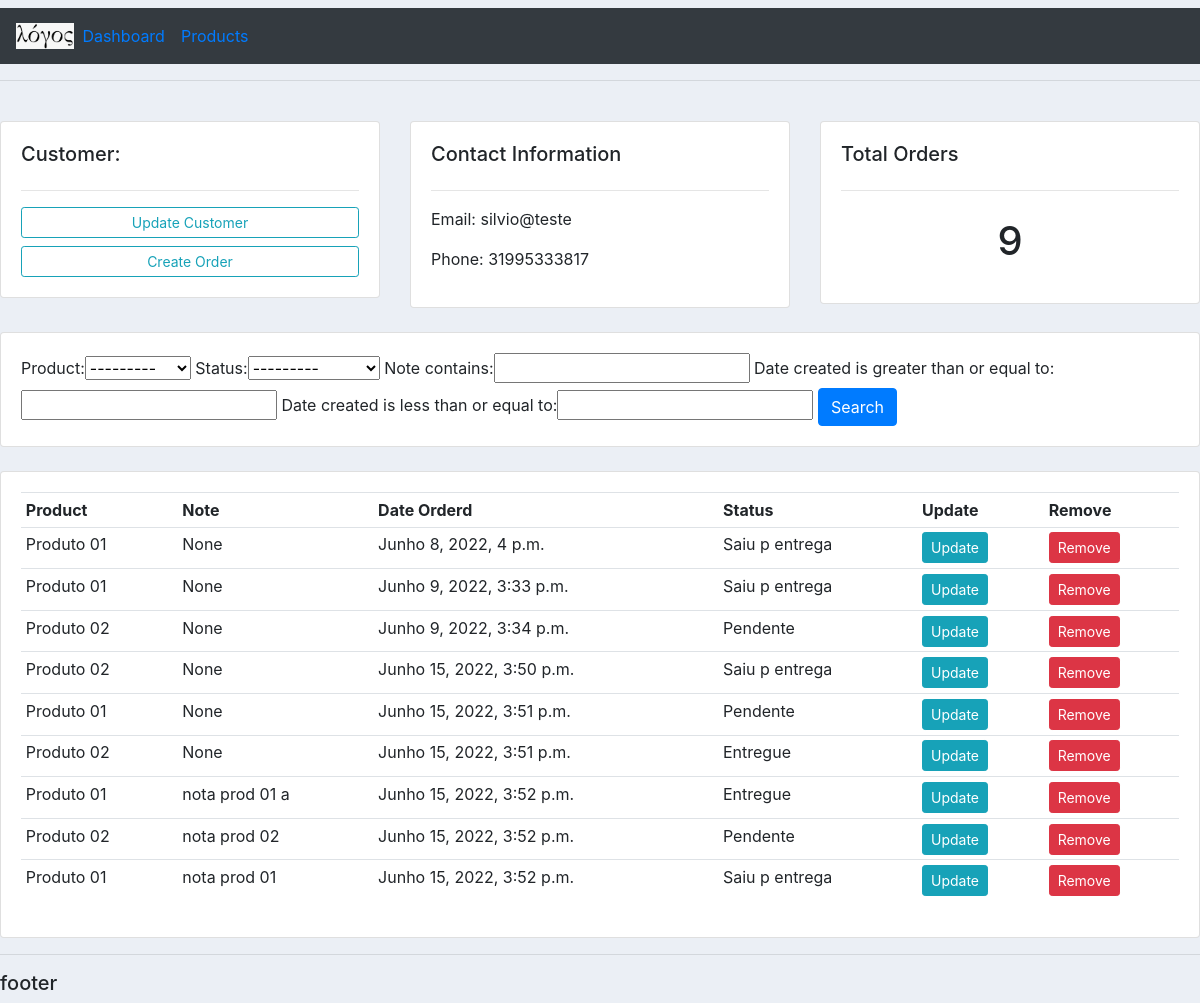
The app's page /customer/1/ with its own data.
### accounts/models.py (models this page shows, shortened)
class Customer(models.Model):
    name = models.CharField(max_length=200, null=True)
    phone = models.CharField(max_length=200, null=True)
    email = models.CharField(max_length=200, null=True)
    date_created = models.DateTimeField(auto_now_add=True,null=True)

class Order(models.Model):
    STATUS = (('Pendente','Pendente'),
              ('Saiu p entrega', 'Saiu p entrega'),
              ('Entregue','Entregue'))
    customer = models.ForeignKey(Customer, null=True, on_delete=models.SET_NULL)
    product = models.ForeignKey(Products, null=True, on_delete=models.SET_NULL)
    status = models.CharField(max_length=200, null=True, choices=STATUS)
    date_created = models.DateTimeField(auto_now_add=True,  null=True)
    note = models.CharField(max_length=500, null=True)

class Products(models.Model):
    CATEGORY = (('in','in'),('out','out'))
    name = models.CharField(max_length=200, null=True)
    price = models.FloatField(null=True)
    category = models.CharField(max_length=200, null=True, choices=CATEGORY)
    description = models.CharField(max_length=200, null=True, blank=True)
    date_created = models.DateTimeField(auto_now_add=True,  null=True)
    tags = models.ManyToManyField(Tag)
    def __str__(self):
        return self.name

### accounts/views.py (the view)
# urls.py: path('customer/<str:pk>/', views.customer, name="customer"),
def customer(request, pk):
    customer = Customer.objects.get(id=pk)
    orders = customer.order_set.all()
    total_orders = orders.count()
    myfilter = Orderfilter(request.GET, queryset=orders)
    orders = myfilter.qs
    context = {'customer':customer,'orders':orders,'total_orders':total_orders,'myfilter':myfilter}
    return render(request, 'accounts/customer.html',context)

### accounts/templates/accounts/customer.html
{%  extends 'accounts/main.html' %}
{% block content %}
	<br>
<div class="row">
	<div class="col-md">
		<div class="card card-body">
			<h5>Customer:</h5>
			<hr>
			<a class="btn btn-outline-info  btn-sm btn-block" href="">Update Customer</a>
			<a class="btn btn-outline-info  btn-sm btn-block" href="{% url 'create_order' customer.id %}">Create Order</a>
		</div>
	</div>
	<div class="col-md">
		<div class="card card-body">
			<h5>Contact Information</h5>
			<hr>
			<p>Email: {{customer.email}}</p>
			<p>Phone: {{customer.phone}}</p>
		</div>
	</div>
	<div class="col-md">
		<div class="card card-body">
			<h5>Total Orders</h5>
			<hr>
			<h1 style="text-align: center;padding: 10px">{{total_orders}}</h1>
		</div>
	</div>
</div>
<br>
<div class="row">
	<div class="col">
		<div class="card card-body">
			<form method="get">
					{{ myfilter.form }}
		    <button class="btn btn-primary" type="submit">Search</button>
		  </form>
		</div>
	</div>
</div>
<br>
<div class="row">
	<div class="col-md">
		<div class="card card-body">
			<table class="table table-sm">
				<tr>
					<th>Product</th>
					<th>Note</th>
					<th>Date Orderd</th>
					<th>Status</th>
					<th>Update</th>
					<th>Remove</th>
				</tr>
				{% for order in orders %}
				<tr>
					<td>{{order.product}}</td>
					<td>{{order.note}}</td>
					<td>{{order.date_created}}</td>
					<td>{{order.status}}</td>
					<td><a class="btn btn-sm btn-info" href="{% url 'update_order' order.id %}">Update</a></td>
					<td><a class="btn btn-sm btn-danger" href="{% url 'delete_order' order.id %}">Remove</a></td
				</tr>
				{% endfor %}
			</table>
		</div>
	</div>
</div>
{% endblock %}

### static/css/main.css (style rules this page uses)
body { background-color: #ebeff5; }

### records on screen
Customer: email "silvio@teste", phone "31995333817"
Order: product "Produto 01", note "None", date_created "Junho 8, 2022, 4 p.m.", status "Saiu p entrega"
Order: product "Produto 01", note "None", date_created "Junho 9, 2022, 3:33 p.m.", status "Saiu p entrega"
Order: product "Produto 02", note "None", date_created "Junho 9, 2022, 3:34 p.m.", status "Pendente"
Order: product "Produto 02", note "None", date_created "Junho 15, 2022, 3:50 p.m.", status "Saiu p entrega"
Order: product "Produto 01", note "None", date_created "Junho 15, 2022, 3:51 p.m.", status "Pendente"
Order: product "Produto 02", note "None", date_created "Junho 15, 2022, 3:51 p.m.", status "Entregue"
Order: product "Produto 01", note "nota prod 01 a", date_created "Junho 15, 2022, 3:52 p.m.", status "Entregue"
Order: product "Produto 02", note "nota prod 02", date_created "Junho 15, 2022, 3:52 p.m.", status "Pendente"
Order: product "Produto 01", note "nota prod 01", date_created "Junho 15, 2022, 3:52 p.m.", status "Saiu p entrega"

### other values on screen
{{ total_orders }} "9"
